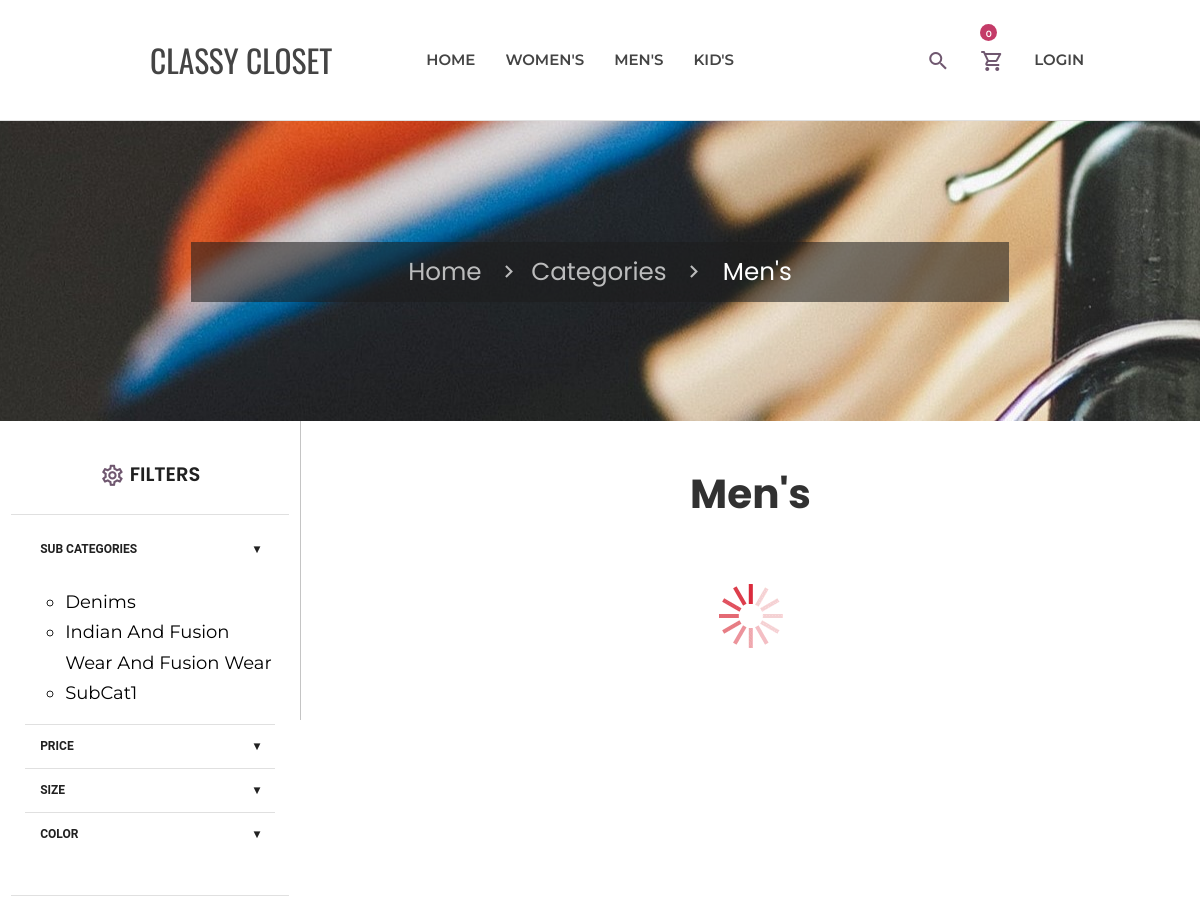
/categories.php?id=2 (upper part), run on an earlier commit of the app's database.
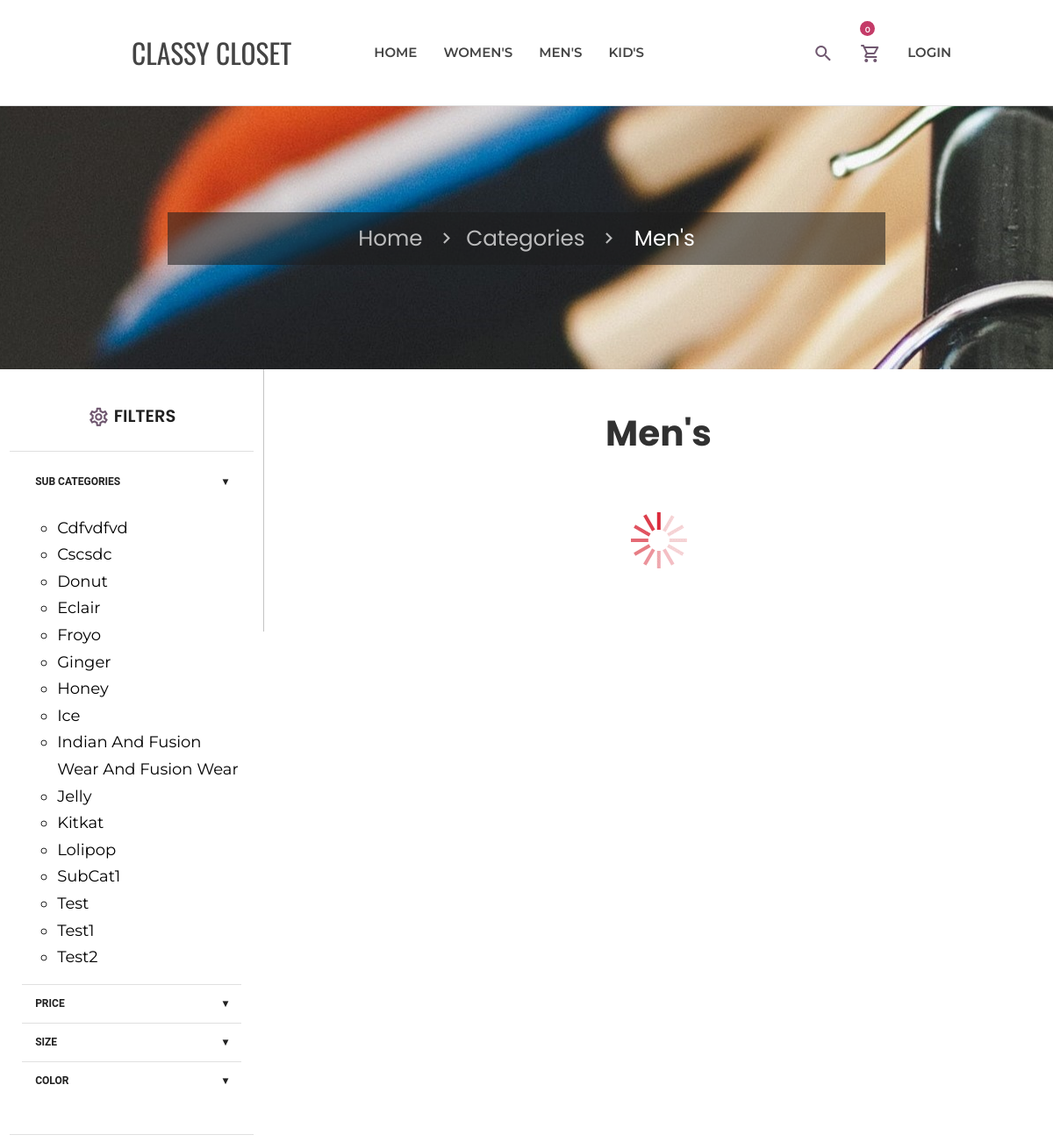
And on a later commit of the database.
### tables this page shows
CREATE TABLE `super_category` (
  `id` int(11) NOT NULL,
  `super_category` varchar(255) NOT NULL,
  `status` tinyint(4) NOT NULL
);

CREATE TABLE `categories` (
  `id` int(11) NOT NULL,
  `super_categories_id` int(11) NOT NULL,
  `categories` varchar(255) NOT NULL,
  `status` tinyint(4) NOT NULL
);

### categories.php (the view, shortened to what the changed rows need)
<?php require('includes/header.inc.php');
$super_cat_id = mysqli_real_escape_string($con, $_GET['id']);
$cat_res = mysqli_query($con, "SELECT * FROM categories WHERE status=1 AND super_categories_id=$super_cat_id ORDER BY categories ASC");
$cat_arr = array();
while ($row = mysqli_fetch_assoc($cat_res)) {
    $cat_arr[] = $row;
}
$super_cat_res = mysqli_query($con, "SELECT super_category.*,categories.* FROM super_category,categories WHERE super_category.id = categories.super_categories_id AND categories.super_categories_id=$super_cat_id");
$super_cat_arr = array();
while ($row1 = mysqli_fetch_assoc($super_cat_res)) {
    $super_cat_arr[] = $row1;
}
?>
<section>
    <div class="parallax-container valign-wrapper">
        <div class="section no-pad-bot">
            <div class="container">
                <div class="row center">
                    <h5 class="header col s12">
                        <div class="breadcrumb_wrapper">
                            <a href="index.php" class="breadcrumb">Home</a>
                            <a href="super_categories.php" class="breadcrumb">Categories</a>
                            <a class="breadcrumb">
                                <?php
                                echo $super_cat_arr[0]['super_category'];
                                ?>
                            </a>
                        </div>
                    </h5>
                </div>
            </div>
        </div>
    </div>
</section>
<div class="row" style="background-color: #fff;margin-bottom: 0px;">
    <div id="filters" class="col s12 m3" ;>
        <h1 class="title center"><i class="material-icons-outlined" style="font-size: 1.3em;">settings</i>&nbsp;Filters </h1>
        <div id="filter_body" class="filter_content">
            <div id="subcategory" class="">
                <h1 class="filter_head">Sub Categories <span class="right"> &#9662;</span></h1>
                <form action="#" id="subcategory_body" class="filter_options">
                    <ol style="list-style-type: circle;">
                        <?php
                        foreach ($cat_arr as $list) {
                        ?>
                            <li>
                                <a id="cat_button" href="sub_categories.php?id=<?php echo $list['id'] ?>" class="black-text">
                                    <?php echo $list['categories'] ?>
                                </a>
                            </li>
                        <?php
                        }
                        ?>
                    </ol>
                </form>
            </div>
            <div id="price" class="">
                <h1 class="filter_head">Price <span class="right"> &#9662;</span></h1>
            </div>
            <div id="size" class="">
                <h1 class="filter_head">Size <span class="right"> &#9662;</span></h1>
            </div>
            <div id="color" class="">
                <h1 class="filter_head">Color <span class="right"> &#9662;</span></h1>
            </div>
        </div>
    </div>
    <div class="col s12 m9" style="border-left: solid rgb(196, 196, 196) 1px;">
        <div id="new_arrivals" class="product_container">
            <div class="title center">
                <h1>
                    <?php echo $super_cat_arr[0]['super_category']; ?>
                </h1>
            </div>
        </div>
    </div>
</div>
<?php require('includes/footer.inc.php'); ?>

### includes/header.inc.php (shortened to what the changed rows need)
<?php
require('function.inc.php');
?>
<!DOCTYPE html>
<html lang="en">
<head>
    <link rel="stylesheet" href="https://cdnjs.cloudflare.com/ajax/libs/font-awesome/4.7.0/css/font-awesome.min.css">
    <link href="css/materialize.css" type="text/css" rel="stylesheet" media="screen,projection" />
    <link href="css/style.css" type="text/css" rel="stylesheet" media="screen,projection" />
    <link href="css/jquery-ui.css" type="text/css" rel="stylesheet" media="screen,projection" />
</head>
<body class="">
    <nav id="nav" class="white z-depth-0" role="navigation">
        <div class="row">
            <div class="col s12 m5 offset-m1">
                <ul id="hover" class="hide-on-med-and-down nav-ul">
                                        <?php
                                        $cat_res = mysqli_query($con, "SELECT * FROM categories WHERE super_categories_id = '2'");
                                        ?>
                    <?php
                    $res = mysqli_query($con, "SELECT * FROM super_category WHERE status=1");
                    while ($row = mysqli_fetch_assoc($res)) {
                    ?>
                        <li><a href="categories.php?id=<?php echo $row['id'] ?>"><?php echo $row['super_category'] ?></a>
                        </li>
                    <?php } ?>
                </ul>
            </div>
        </div>
    </nav>

What changed in the data, as far as the page shows it:
removed categories: categories "Denims"
added categories: categories "Cdfvdfvd"
added categories: categories "Cscsdc"
added categories: categories "Donut"
added categories: categories "Eclair"
added categories: categories "Froyo"
added categories: categories "Ginger"
added categories: categories "Honey"
added categories: categories "Ice"
added categories: categories "Jelly"
added categories: categories "Kitkat"
added categories: categories "Lolipop"
added categories: categories "Test"
added categories: categories "Test1"
added categories: categories "Test2"
